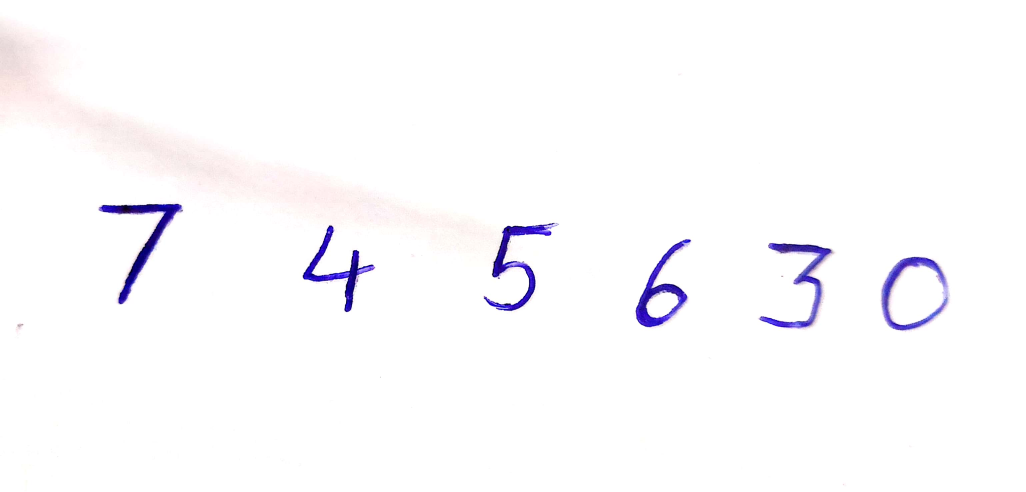
#> input picture hand.jpg, 3076 x 1476 px (shown at 1/3 size)
$ python test_on_image.py
#> lines starting #> are read from the running program, lines starting #| are printed output that depends on the picture; after the words box and inside, x2 and y2 are one past the last pixel; in counts of white or black regions, pixels touching at a corner belong together
#importing required modules
import numpy as np,cv2,imutils
from sklearn.externals import joblib

#reading image
img = cv2.imread('hand.jpg')
#> img is the input picture: shape (1476, 3076, 3); mean B, G, R 252.8, 250.7, 251.6
#resizing image
img = imutils.resize(img,width=300)
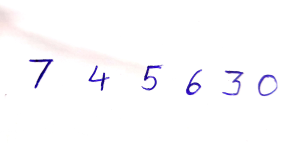
#> img: shape (143, 300, 3); mean B, G, R 252.8, 250.7, 251.6
#showing original image
cv2.imshow("Original",img)
#converting image to grayscale
gray = cv2.cvtColor(img,cv2.COLOR_BGR2GRAY)
#showing grayscale image
cv2.imshow("Gray Image",gray)

#creating a kernel
kernel = np.ones((40,40),np.uint8)

#applying blackhat thresholding
blackhat = cv2.morphologyEx(gray,cv2.MORPH_BLACKHAT,kernel)
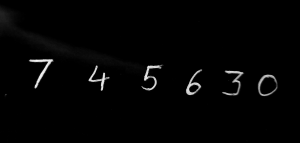
#> blackhat: shape (143, 300); min 0, max 247, mean 3.8


#applying OTSU's thresholding
ret,thresh = cv2.threshold(blackhat,0,255,cv2.THRESH_BINARY+cv2.THRESH_OTSU)
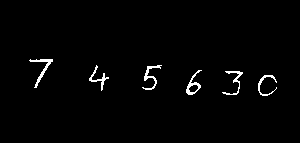
#> thresh: shape (143, 300); 1.7% white in thin lines or dots, all inside (x1, y1, x2, y2) = (29, 59, 277, 96)
#> ret = 85

#performing erosion and dilation
opening = cv2.morphologyEx(thresh, cv2.MORPH_OPEN, kernel)
#> opening: shape (143, 300); every value is 0

#finding countours in image
cnts,hie= cv2.findContours(thresh.copy(),cv2.RETR_EXTERNAL,cv2.CHAIN_APPROX_SIMPLE)
#> cnts = 6 contours; box (x1, y1, x2, y2) and area: (186, 70, 202, 95) 136, (29, 59, 53, 88) 96, (142, 65, 162, 90) 75, (89, 65, 109, 91) 62, (222, 71, 243, 95) 60, (258, 75, 277, 96) 53; hie = [[1, -1, -1, -1], [2, 0, -1, -1], [3, 1, -1, -1], [4, 2, -1, -1], [5, 3, -1, -1], [-1, 4, -1, -1]]

#loading our ANN model
#> (the run stopped early here; a loop or call above may not have finished)
